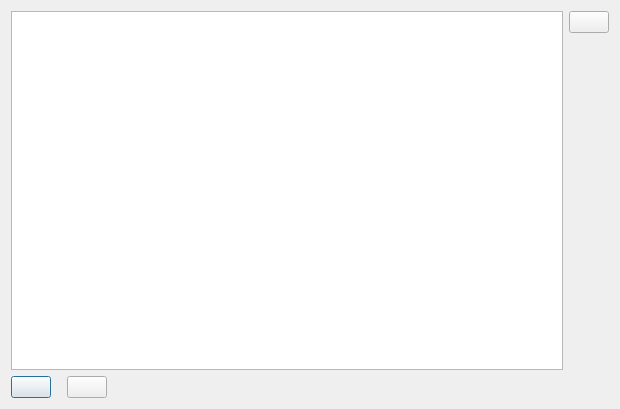
<?xml version="1.0" encoding="UTF-8"?>
<ui version="4.0">
 <class>PipesMgntPage</class>
 <widget class="QDialog" name="PipesMgntPage">
  <property name="enabled">
   <bool>true</bool>
  </property>
  <property name="geometry">
   <rect>
    <x>0</x>
    <y>0</y>
    <width>620</width>
    <height>409</height>
   </rect>
  </property>
  <property name="sizePolicy">
   <sizepolicy hsizetype="MinimumExpanding" vsizetype="MinimumExpanding">
    <horstretch>0</horstretch>
    <verstretch>0</verstretch>
   </sizepolicy>
  </property>
  <property name="windowTitle">
   <string/>
  </property>
  <property name="modal">
   <bool>false</bool>
  </property>
  <layout class="QHBoxLayout" name="horizontalLayout">
   <item>
    <layout class="QVBoxLayout" name="verticalLayout">
     <item>
      <widget class="QTreeWidget" name="m_PoolsTree">
       <attribute name="headerVisible">
        <bool>false</bool>
       </attribute>
       <column>
        <property name="text">
         <string notr="true">1</string>
        </property>
       </column>
      </widget>
     </item>
     <item>
      <layout class="QHBoxLayout" name="horizontalLayout_2">
       <item>
        <widget class="QPushButton" name="m_btnAdd">
         <property name="text">
          <string/>
         </property>
         <property name="icon">
          <iconset resource="../QTraceClient.qrc">
           <normaloff>:/MainWindow/Icons/add-icon.png</normaloff>
           <normalon>:/MainWindow/Icons/add-icon.png</normalon>:/MainWindow/Icons/add-icon.png</iconset>
         </property>
         <property name="iconSize">
          <size>
           <width>16</width>
           <height>16</height>
          </size>
         </property>
        </widget>
       </item>
       <item>
        <spacer name="horizontalSpacer_2">
         <property name="orientation">
          <enum>Qt::Horizontal</enum>
         </property>
         <property name="sizeType">
          <enum>QSizePolicy::Fixed</enum>
         </property>
         <property name="sizeHint" stdset="0">
          <size>
           <width>10</width>
           <height>20</height>
          </size>
         </property>
        </spacer>
       </item>
       <item>
        <widget class="QPushButton" name="m_btnRemove">
         <property name="text">
          <string/>
         </property>
         <property name="icon">
          <iconset resource="../QTraceClient.qrc">
           <normaloff>:/MainWindow/Icons/delete-icon.png</normaloff>
           <normalon>:/MainWindow/Icons/delete-icon.png</normalon>:/MainWindow/Icons/delete-icon.png</iconset>
         </property>
         <property name="iconSize">
          <size>
           <width>16</width>
           <height>16</height>
          </size>
         </property>
        </widget>
       </item>
       <item>
        <spacer name="horizontalSpacer_3">
         <property name="orientation">
          <enum>Qt::Horizontal</enum>
         </property>
         <property name="sizeHint" stdset="0">
          <size>
           <width>40</width>
           <height>20</height>
          </size>
         </property>
        </spacer>
       </item>
      </layout>
     </item>
    </layout>
   </item>
   <item>
    <layout class="QVBoxLayout" name="verticalLayout_2">
     <item>
      <widget class="QPushButton" name="m_btnStartStop">
       <property name="text">
        <string/>
       </property>
       <property name="iconSize">
        <size>
         <width>16</width>
         <height>16</height>
        </size>
       </property>
      </widget>
     </item>
     <item>
      <spacer name="verticalSpacer">
       <property name="orientation">
        <enum>Qt::Vertical</enum>
       </property>
       <property name="sizeHint" stdset="0">
        <size>
         <width>20</width>
         <height>40</height>
        </size>
       </property>
      </spacer>
     </item>
    </layout>
   </item>
  </layout>
 </widget>
 <resources>
  <include location="../QTraceClient.qrc"/>
 </resources>
 <connections/>
</ui>
